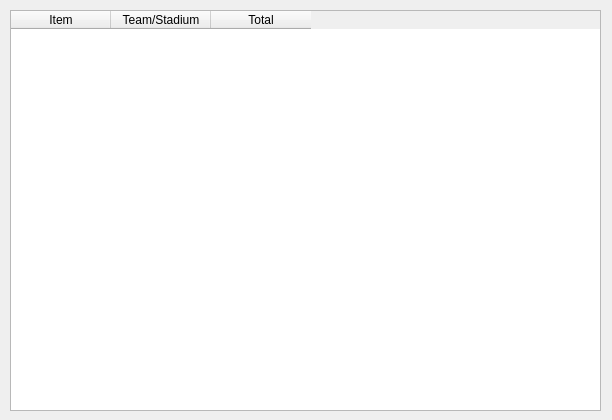
<?xml version="1.0" encoding="UTF-8"?>
<ui version="4.0">
 <class>DisplayUserCartItems</class>
 <widget class="QWidget" name="DisplayUserCartItems">
  <property name="geometry">
   <rect>
    <x>0</x>
    <y>0</y>
    <width>612</width>
    <height>420</height>
   </rect>
  </property>
  <property name="windowTitle">
   <string>Form</string>
  </property>
  <widget class="QTableWidget" name="tableWidget">
   <property name="geometry">
    <rect>
     <x>10</x>
     <y>10</y>
     <width>591</width>
     <height>401</height>
    </rect>
   </property>
   <column>
    <property name="text">
     <string>Item</string>
    </property>
   </column>
   <column>
    <property name="text">
     <string>Team/Stadium</string>
    </property>
   </column>
   <column>
    <property name="text">
     <string>Total</string>
    </property>
   </column>
  </widget>
 </widget>
 <resources/>
 <connections/>
</ui>
